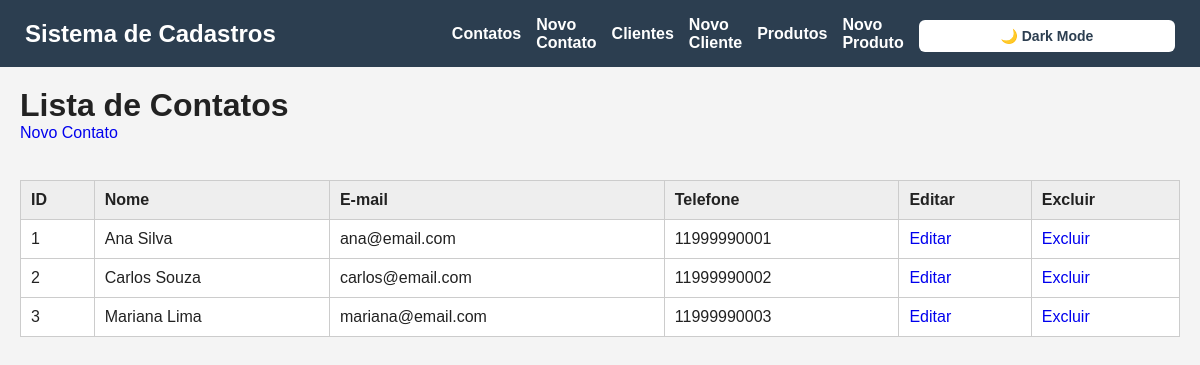
The page / on the database its author committed.
### tables this page shows
CREATE TABLE contatos (
    id INT AUTO_INCREMENT PRIMARY KEY,
    nome VARCHAR(100) NOT NULL,
    email VARCHAR(100) NOT NULL,
    telefone VARCHAR(14) NOT NULL,
    created_at TIMESTAMP DEFAULT CURRENT_TIMESTAMP
);

### funcoes.php (the view, shortened to what this page needs)
<?php
function obterContatos(PDO $pdo): array {
    $stmt = $pdo->query('SELECT * FROM contatos ORDER BY nome');
    return $stmt->fetchAll();
}
function exibirTabelaContatos(array $contatos): void {
    echo "<table border='1' cellpadding='10'>";
    echo "
        <thead>
            <tr>
                <th>ID</th>
                <th>Nome</th>
                <th>E-mail</th>
                <th>Telefone</th>
                <th>Editar</th>
                <th>Excluir</th>
            </tr>
        </thead>
    ";
    echo "<tbody>";
    foreach ($contatos as $contato) {
        $id = htmlspecialchars($contato['id']);
        $nome = htmlspecialchars($contato['nome']);
        $email = htmlspecialchars($contato['email']);
        $telefone = htmlspecialchars($contato['telefone']);
        echo "
            <tr>
                <td>$id</td>
                <td>$nome</td>
                <td>$email</td>
                <td>$telefone</td>
                <td>
                    <a href='editar_contato.php?id=$id'>
                        Editar
                    </a>
                </td>
                <td>
                    <a href='excluir_contato.php?id=$id'>
                        Excluir
                    </a>
                </td>
            </tr>
        ";
    }
    echo "</tbody>";
    echo "</table>";
}
?>

### cabecalho.php (shortened to what this page needs)
<!DOCTYPE html>
<html lang="pt-BR">
<head>
</head>
<body>
    <nav class="navbar">
        <h2>Sistema de Cadastros</h2>
        <div class="nav-links">
            <a href="index.php">
                Contatos
            </a>
            <a href="cadastro_contato.php">
                Novo Contato
            </a>
            <a href="clientes.php">
                Clientes
            </a>
            <a href="cadastro_cliente.php">
                Novo Cliente
            </a>
            <a href="produtos.php">
                Produtos
            </a>
            <a href="cadastro_produto.php">
                Novo Produto
            </a>
            <button class="theme-btn" onclick="toggleTheme()">
                🌙 Dark Mode
            </button>
        </div>
    </nav>
    <div class="container">

### index.php (shortened to what this page needs)
<?php
require_once 'cabecalho.php';
require_once 'config.php';
require_once 'funcoes.php';
$contatos = obterContatos($pdo);
?>
<!DOCTYPE html>
<html lang="pt-br">
<head>
</head>
<body>
    <h1>Lista de Contatos</h1>
<a href="cadastro_contato.php">
    Novo Contato
</a>
<br><br>
    <?php exibirTabelaContatos($contatos); ?>
</body>
</html>

### cabecalho.php (style rules this page uses)
* { margin: 0; padding: 0; box-sizing: border-box; }
body { font-family: Arial, sans-serif; background-color: #f4f4f4; color: #222; transition: 0.3s; }
.navbar { width: 100%; background: #2c3e50; padding: 15px 25px; display: flex; justify-content: space-between; align-items: center; }
.navbar h2 { color: white; }
.nav-links { display: flex; gap: 15px; align-items: center; }
.nav-links a { color: white; text-decoration: none; font-weight: bold; }
.theme-btn { background: white; color: #2c3e50; border: none; padding: 8px 15px; border-radius: 6px; cursor: pointer; font-weight: bold; }
.container { padding: 20px; }
table { border-collapse: collapse; width: 100%; margin-top: 20px; background: white; }
th, td { border: 1px solid #ccc; padding: 10px; text-align: left; }
th { background-color: #eee; }
input, textarea, button { width: 100%; padding: 10px; margin-top: 5px; border-radius: 6px; border: 1px solid #ccc; font-size: 14px; }
button { background: #2c3e50; color: white; font-weight: bold; cursor: pointer; border: none; }
a { text-decoration: none; }

### rows shown on the page
contatos: id "1", nome "Ana Silva", email "ana@email.com", telefone "11999990001"
contatos: id "2", nome "Carlos Souza", email "carlos@email.com", telefone "11999990002"
contatos: id "3", nome "Mariana Lima", email "mariana@email.com", telefone "11999990003"
